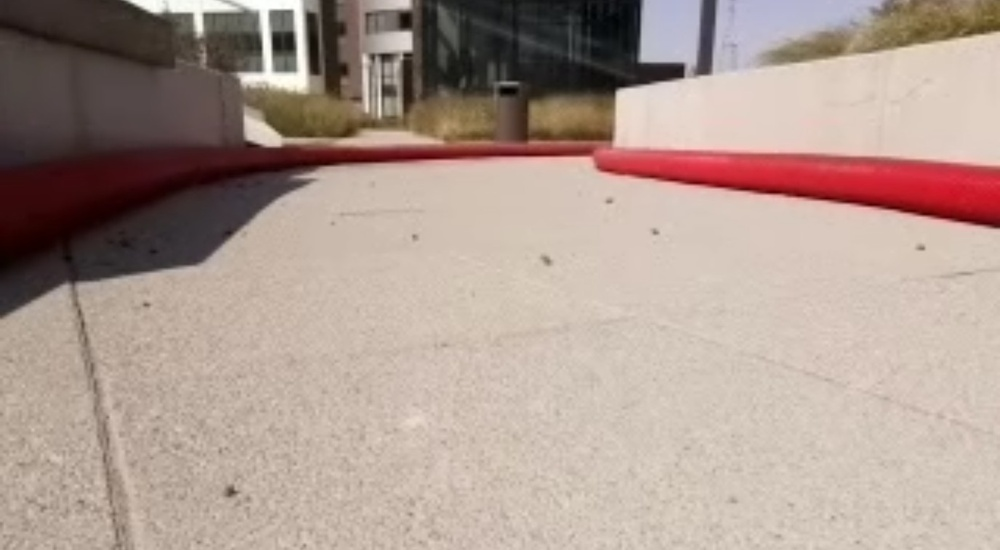
#> input picture Code/experiments/screenshot_2.jpg, 1000 x 550 px, shrunk from 1376 x 757 before the run, found by its file name
$ python edge_detection.py
#> lines starting #> are read from the running program, lines starting #| are printed output that depends on the picture; after the words box and inside, x2 and y2 are one past the last pixel; in counts of white or black regions, pixels touching at a corner belong together
import cv2
import numpy as np

image_path = "c:/Users/dries/Desktop/Image_Processing/Image_processing_task/screenshot_2.jpg"

# 1. Load your image
img = cv2.imread(image_path)
#> img is the input picture: shape (550, 1000, 3); mean B, G, R 144.7, 154.2, 173.6
if img is None:
    raise IOError("Could not read the image. Check the file path!")

# 2. Convert to Lab color space
lab = cv2.cvtColor(img, cv2.COLOR_BGR2LAB)
#> lab: shape (550, 1000, 3); mean of channels 0, 1, 2 164.4, 133.7, 136.2

# 3. Threshold to isolate the “red tube” region
#    Adjust lower/upper bounds as needed for your red tubes
lower_bound = np.array([0, 145, 0])
upper_bound = np.array([255, 255, 255])
mask = cv2.inRange(lab, lower_bound, upper_bound)
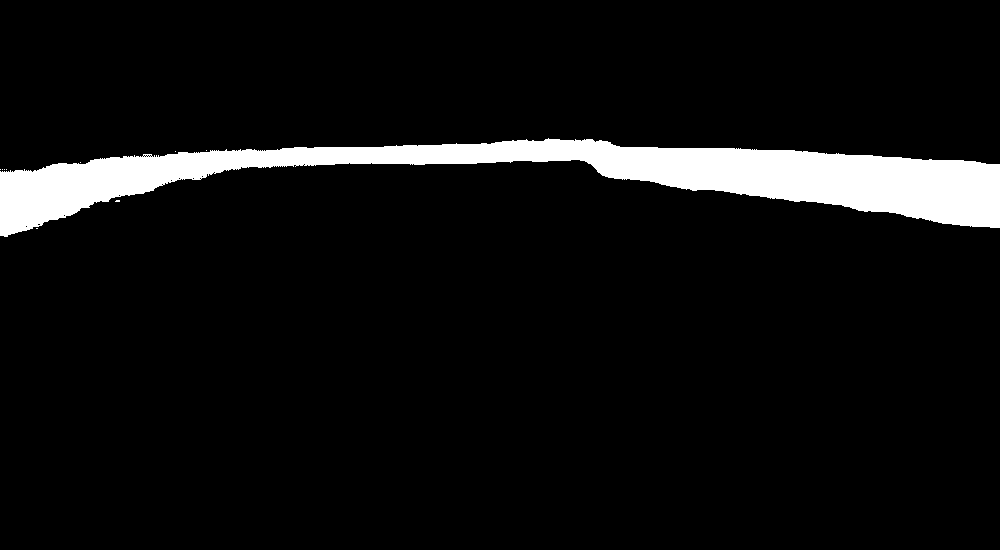
#> mask: shape (550, 1000); 6.7% white; 10 white regions (9 under 20 px), largest, box (x1, y1, x2, y2) and area: (0, 138, 1000, 237) 36597

# 4. (Optional) Morphological operations to clean up the mask
kernel = cv2.getStructuringElement(cv2.MORPH_ELLIPSE, (5, 5))
mask = cv2.morphologyEx(mask, cv2.MORPH_CLOSE, kernel)
#> mask: shape (550, 1000); 6.7% white; 1 white region, box (x1, y1, x2, y2) and area: (0, 138, 1000, 237) 36745

# 5. Extract only the red tube region from the original image
red_region = cv2.bitwise_and(img, img, mask=mask)
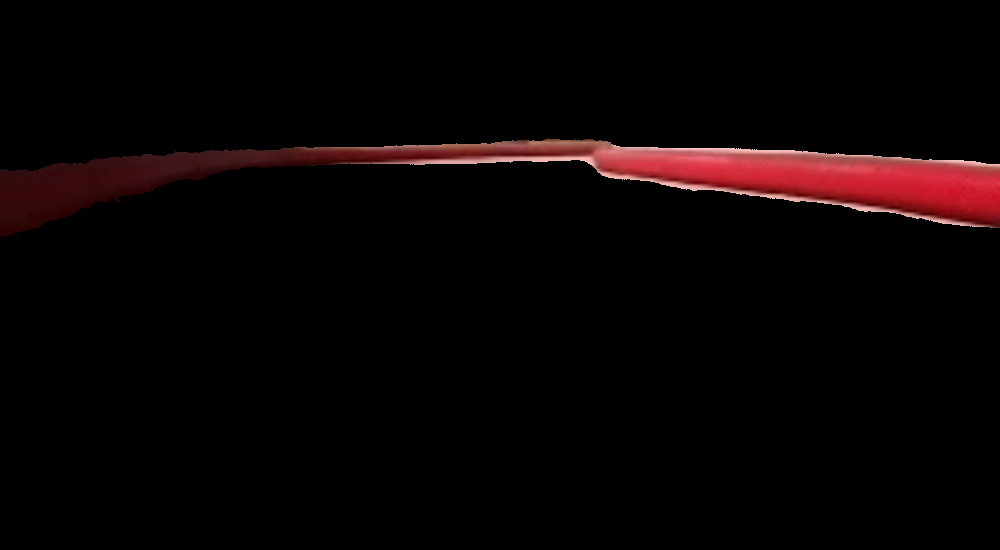
#> red_region: shape (550, 1000, 3); mean B, G, R 3.5, 3.3, 9.4

# 6. Convert that region to grayscale for edge detection
gray_region = cv2.cvtColor(red_region, cv2.COLOR_BGR2GRAY)
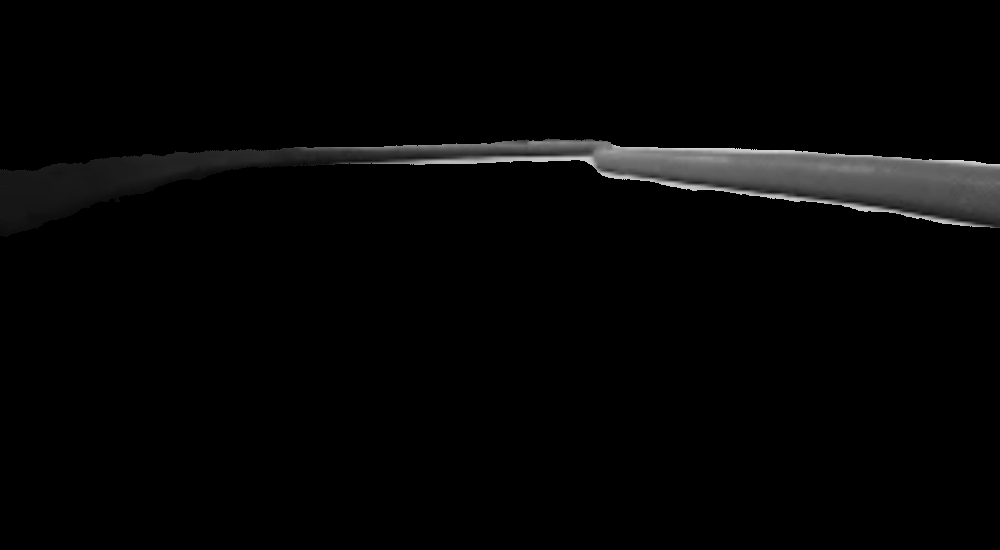
#> gray_region: shape (550, 1000); min 0, max 215, mean 5.1

# 7. Canny edge detection
#    Tweak the thresholds (100, 200) for your scenario
edges = cv2.Canny(gray_region, 100, 200)
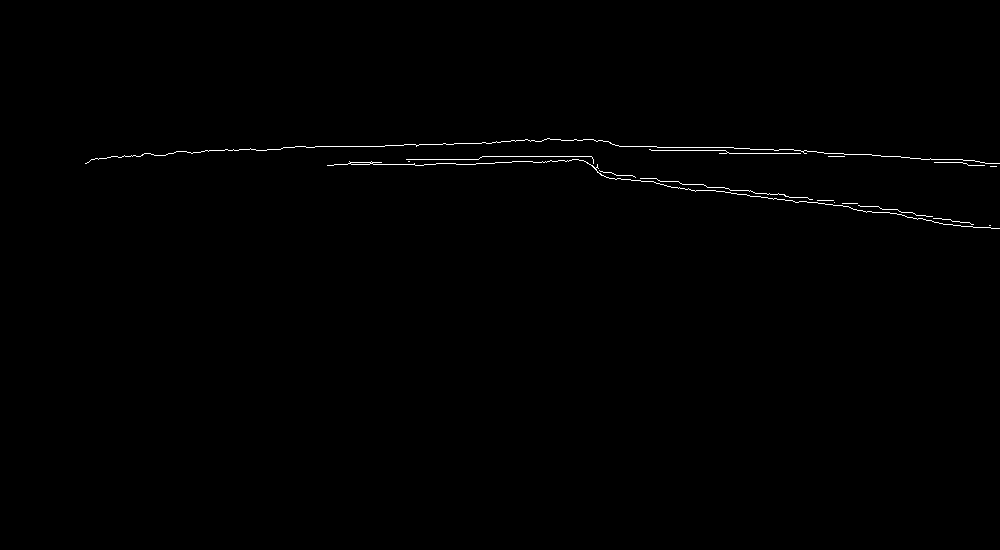
#> edges: shape (550, 1000); 0.44% white in thin lines or dots, all inside (x1, y1, x2, y2) = (85, 138, 1000, 229)

# 8. (Optional) To visualize the edges in a more telling way:
#    - We can create a 3-channel edge image to overlay on original
edges_colored = cv2.cvtColor(edges, cv2.COLOR_GRAY2BGR)
overlay = cv2.addWeighted(img, 0.7, edges_colored, 0.9, 0)
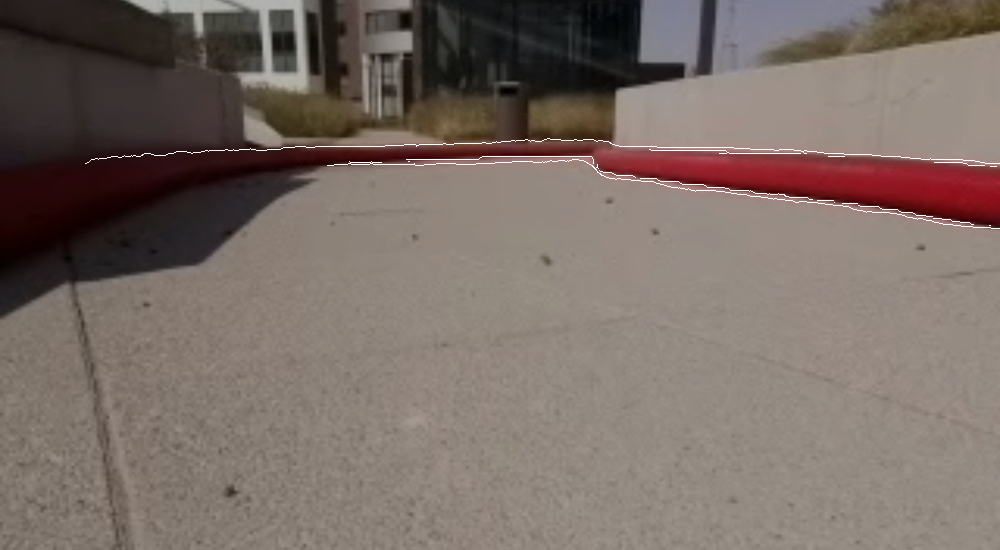
#> overlay: shape (550, 1000, 3); mean B, G, R 102, 108.7, 122.1

# 9. Display
cv2.imshow("Original", img)
cv2.imshow("Mask (Red Areas)", mask)
cv2.imshow("Red Region", red_region)
cv2.imshow("Edges within Red Region", edges)
cv2.imshow("Edges Overlaid on Original", overlay)

cv2.waitKey(0)
cv2.destroyAllWindows()
